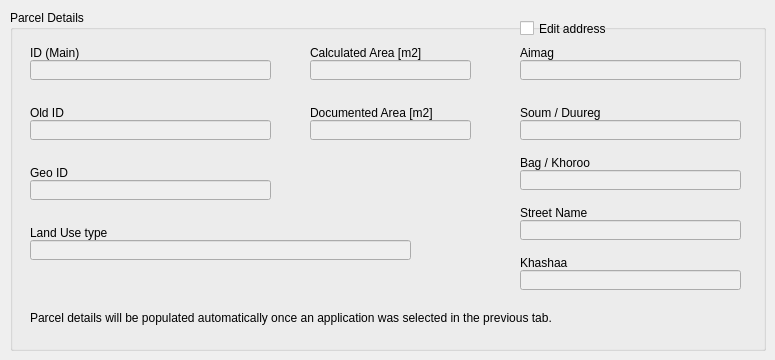
   <widget class="QWidget" name="tab_2">
    <attribute name="title">
     <string>Parcel</string>
    </attribute>
    <widget class="QGroupBox" name="groupBox">
     <property name="geometry">
      <rect>
       <x>10</x>
       <y>10</y>
       <width>756</width>
       <height>341</height>
      </rect>
     </property>
     <property name="title">
      <string>Parcel Details</string>
     </property>
     <widget class="QLineEdit" name="id_main_edit">
      <property name="enabled">
       <bool>false</bool>
      </property>
      <property name="geometry">
       <rect>
        <x>20</x>
        <y>50</y>
        <width>241</width>
        <height>20</height>
       </rect>
      </property>
     </widget>
     <widget class="QLineEdit" name="old_id_edit">
      <property name="enabled">
       <bool>false</bool>
      </property>
      <property name="geometry">
       <rect>
        <x>20</x>
        <y>110</y>
        <width>241</width>
        <height>20</height>
       </rect>
      </property>
     </widget>
     <widget class="QLineEdit" name="geo_id_edit">
      <property name="enabled">
       <bool>false</bool>
      </property>
      <property name="geometry">
       <rect>
        <x>20</x>
        <y>170</y>
        <width>241</width>
        <height>20</height>
       </rect>
      </property>
     </widget>
     <widget class="QLineEdit" name="land_use_type_edit">
      <property name="enabled">
       <bool>false</bool>
      </property>
      <property name="geometry">
       <rect>
        <x>20</x>
        <y>230</y>
        <width>381</width>
        <height>20</height>
       </rect>
      </property>
     </widget>
     <widget class="QLineEdit" name="calculated_area_edit">
      <property name="enabled">
       <bool>false</bool>
      </property>
      <property name="geometry">
       <rect>
        <x>300</x>
        <y>50</y>
        <width>161</width>
        <height>20</height>
       </rect>
      </property>
     </widget>
     <widget class="QLineEdit" name="documents_area_edit">
      <property name="enabled">
       <bool>false</bool>
      </property>
      <property name="geometry">
       <rect>
        <x>300</x>
        <y>110</y>
        <width>161</width>
        <height>20</height>
       </rect>
      </property>
     </widget>
     <widget class="QLineEdit" name="aimag_edit">
      <property name="enabled">
       <bool>false</bool>
      </property>
      <property name="geometry">
       <rect>
        <x>510</x>
        <y>50</y>
        <width>221</width>
        <height>20</height>
       </rect>
      </property>
     </widget>
     <widget class="QLineEdit" name="soum_edit">
      <property name="enabled">
       <bool>false</bool>
      </property>
      <property name="geometry">
       <rect>
        <x>510</x>
        <y>110</y>
        <width>221</width>
        <height>20</height>
       </rect>
      </property>
     </widget>
     <widget class="QLineEdit" name="bag_edit">
      <property name="enabled">
       <bool>false</bool>
      </property>
      <property name="geometry">
       <rect>
        <x>510</x>
        <y>160</y>
        <width>221</width>
        <height>20</height>
       </rect>
      </property>
     </widget>
     <widget class="QLineEdit" name="street_name_edit">
      <property name="enabled">
       <bool>false</bool>
      </property>
      <property name="geometry">
       <rect>
        <x>510</x>
        <y>210</y>
        <width>221</width>
        <height>20</height>
       </rect>
      </property>
     </widget>
     <widget class="QLineEdit" name="khashaa_edit">
      <property name="enabled">
       <bool>false</bool>
      </property>
      <property name="geometry">
       <rect>
        <x>510</x>
        <y>260</y>
        <width>221</width>
        <height>20</height>
       </rect>
      </property>
     </widget>
     <widget class="QLabel" name="label_3">
      <property name="geometry">
       <rect>
        <x>20</x>
        <y>35</y>
        <width>250</width>
        <height>16</height>
       </rect>
      </property>
      <property name="text">
       <string>ID (Main)</string>
      </property>
     </widget>
     <widget class="QLabel" name="label_4">
      <property name="geometry">
       <rect>
        <x>20</x>
        <y>95</y>
        <width>250</width>
        <height>16</height>
       </rect>
      </property>
      <property name="text">
       <string>Old ID</string>
      </property>
     </widget>
     <widget class="QLabel" name="label_5">
      <property name="geometry">
       <rect>
        <x>20</x>
        <y>155</y>
        <width>250</width>
        <height>16</height>
       </rect>
      </property>
      <property name="text">
       <string>Geo ID</string>
      </property>
     </widget>
     <widget class="QLabel" name="label_6">
      <property name="geometry">
       <rect>
        <x>20</x>
        <y>215</y>
        <width>250</width>
        <height>16</height>
       </rect>
      </property>
      <property name="text">
       <string>Land Use type</string>
      </property>
     </widget>
     <widget class="QLabel" name="label_7">
      <property name="geometry">
       <rect>
        <x>300</x>
        <y>35</y>
        <width>166</width>
        <height>16</height>
       </rect>
      </property>
      <property name="text">
       <string>Calculated Area [m2]</string>
      </property>
     </widget>
     <widget class="QLabel" name="label_8">
      <property name="geometry">
       <rect>
        <x>300</x>
        <y>95</y>
        <width>191</width>
        <height>16</height>
       </rect>
      </property>
      <property name="text">
       <string>Documented Area [m2]</string>
      </property>
     </widget>
     <widget class="QLabel" name="label_9">
      <property name="geometry">
       <rect>
        <x>510</x>
        <y>35</y>
        <width>222</width>
        <height>16</height>
       </rect>
      </property>
      <property name="text">
       <string>Aimag</string>
      </property>
     </widget>
     <widget class="QLabel" name="label_10">
      <property name="geometry">
       <rect>
        <x>510</x>
        <y>95</y>
        <width>222</width>
        <height>16</height>
       </rect>
      </property>
      <property name="text">
       <string>Soum / Duureg</string>
      </property>
     </widget>
     <widget class="QLabel" name="label_11">
      <property name="geometry">
       <rect>
        <x>510</x>
        <y>145</y>
        <width>222</width>
        <height>16</height>
       </rect>
      </property>
      <property name="text">
       <string>Bag / Khoroo</string>
      </property>
     </widget>
     <widget class="QLabel" name="label_12">
      <property name="geometry">
       <rect>
        <x>510</x>
        <y>195</y>
        <width>222</width>
        <height>16</height>
       </rect>
      </property>
      <property name="text">
       <string>Street Name</string>
      </property>
     </widget>
     <widget class="QLabel" name="label_13">
      <property name="geometry">
       <rect>
        <x>510</x>
        <y>245</y>
        <width>222</width>
        <height>16</height>
       </rect>
      </property>
      <property name="text">
       <string>Khashaa</string>
      </property>
     </widget>
     <widget class="QLabel" name="label_14">
      <property name="geometry">
       <rect>
        <x>20</x>
        <y>300</y>
        <width>721</width>
        <height>16</height>
       </rect>
      </property>
      <property name="text">
       <string>Parcel details will be populated automatically once an application was selected in the previous tab.</string>
      </property>
     </widget>
     <widget class="QCheckBox" name="edit_address_chbox">
      <property name="geometry">
       <rect>
        <x>510</x>
        <y>10</y>
        <width>211</width>
        <height>17</height>
       </rect>
      </property>
      <property name="text">
       <string>Edit address</string>
      </property>
     </widget>
    </widget>
   </widget>
